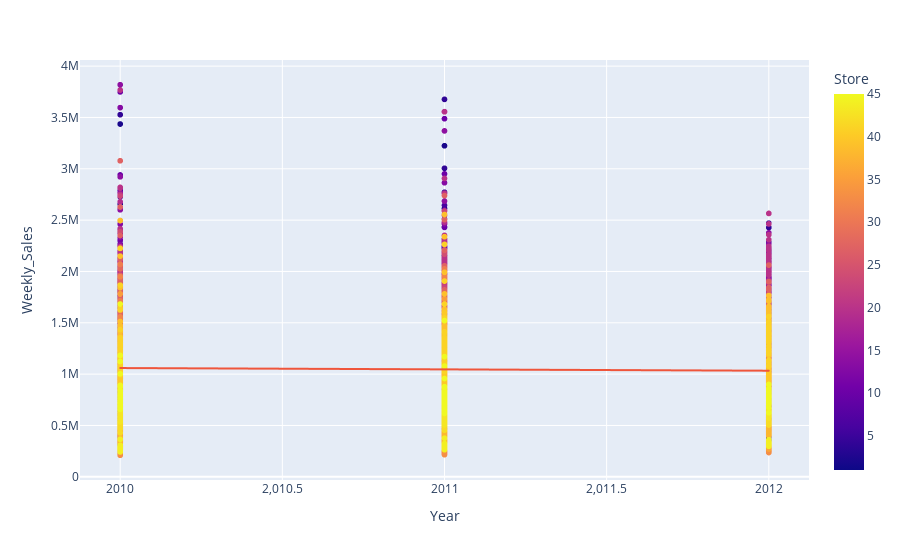

Notebook code cell kept with this figure:
### Code cell
figure = px.scatter(
    data_frame=df,
    x="Year",
    y="Weekly_Sales",
    color="Store",
    trendline="ols"
)
figure.show()

### Figure 1 — Plotly figure (JSON) as saved in the notebook; plotly's stock layout.template omitted (floating-point values rounded to 4 significant figures; data arrays with more than 128 entries replaced by an {"elided": "..."} marker saying what was removed)
{"data": [{"hovertemplate": "Year=%{x}<br>Weekly_Sales=%{y}<br>Store=%{marker.color}<extra></extra>", "legendgroup": "", "marker": {"color": {"elided": "6435 int values"}, "coloraxis": "coloraxis", "symbol": "circle"}, "mode": "markers", "name": "", "showlegend": false, "type": "scattergl", "x": {"elided": "6435 int values"}, "xaxis": "x", "y": {"elided": "6435 float values"}, "yaxis": "y"}, {"hovertemplate": "<b>OLS trendline</b><br>Weekly_Sales = -13013.1 * Year + 2.72158e+07<br>R<sup>2</sup>=0.000338<br><br>Year=%{x}<br>Weekly_Sales=%{y} <b>(trend)</b><extra></extra>", "legendgroup": "", "marker": {"symbol": "circle"}, "mode": "lines", "name": "", "showlegend": false, "type": "scattergl", "x": {"elided": "6435 int values"}, "xaxis": "x", "y": {"elided": "6435 float values"}, "yaxis": "y"}], "layout": {"coloraxis": {"colorbar": {"title": {"text": "Store"}}, "colorscale": [[0, "#0d0887"], [0.1111, "#46039f"], [0.2222, "#7201a8"], [0.3333, "#9c179e"], [0.4444, "#bd3786"], [0.5556, "#d8576b"], [0.6667, "#ed7953"], [0.7778, "#fb9f3a"], [0.8889, "#fdca26"], [1, "#f0f921"]]}, "legend": {"tracegroupgap": 0}, "margin": {"t": 60}, "xaxis": {"anchor": "y", "domain": [0, 1], "title": {"text": "Year"}}, "yaxis": {"anchor": "x", "domain": [0, 1], "title": {"text": "Weekly_Sales"}}}}
